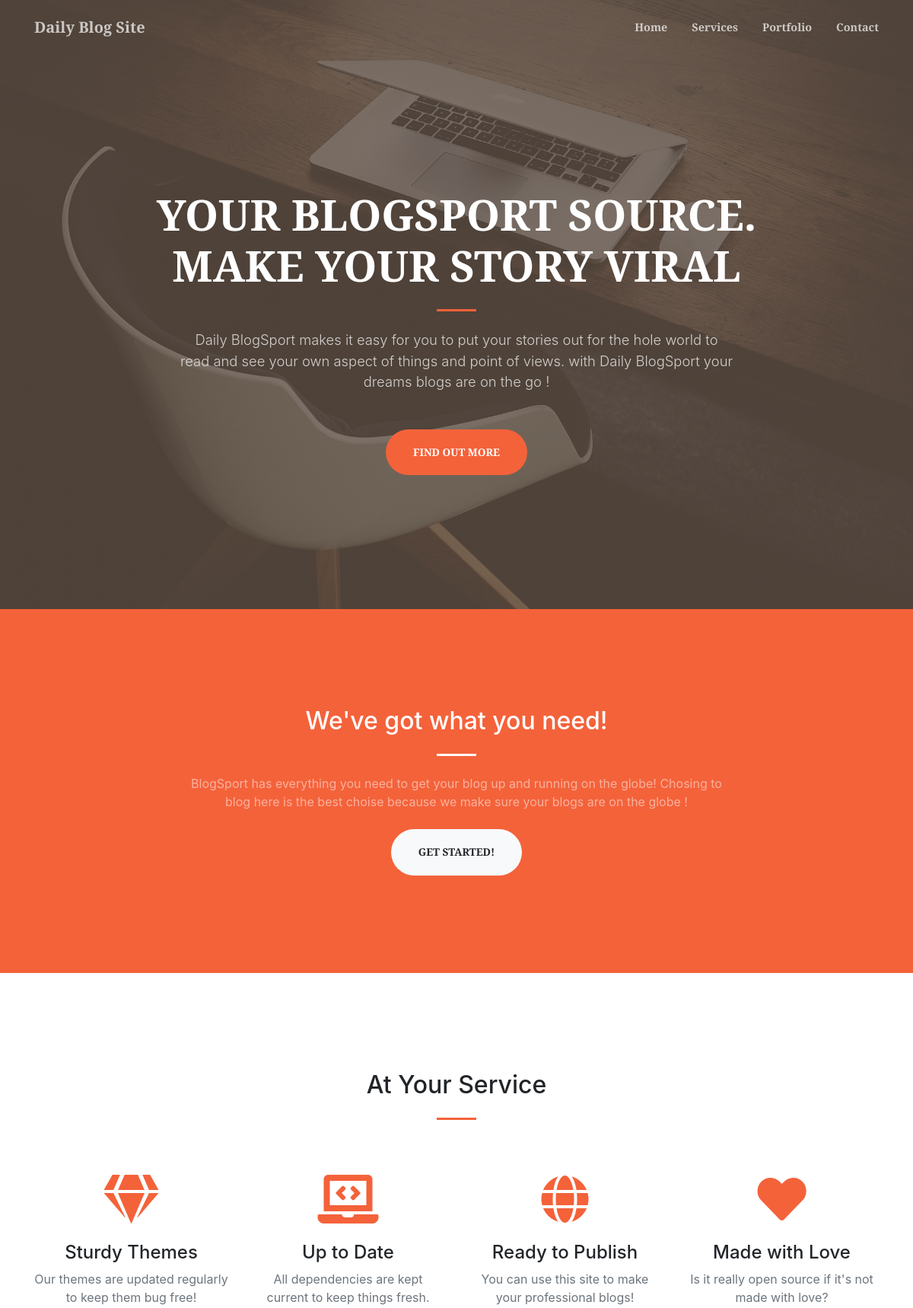
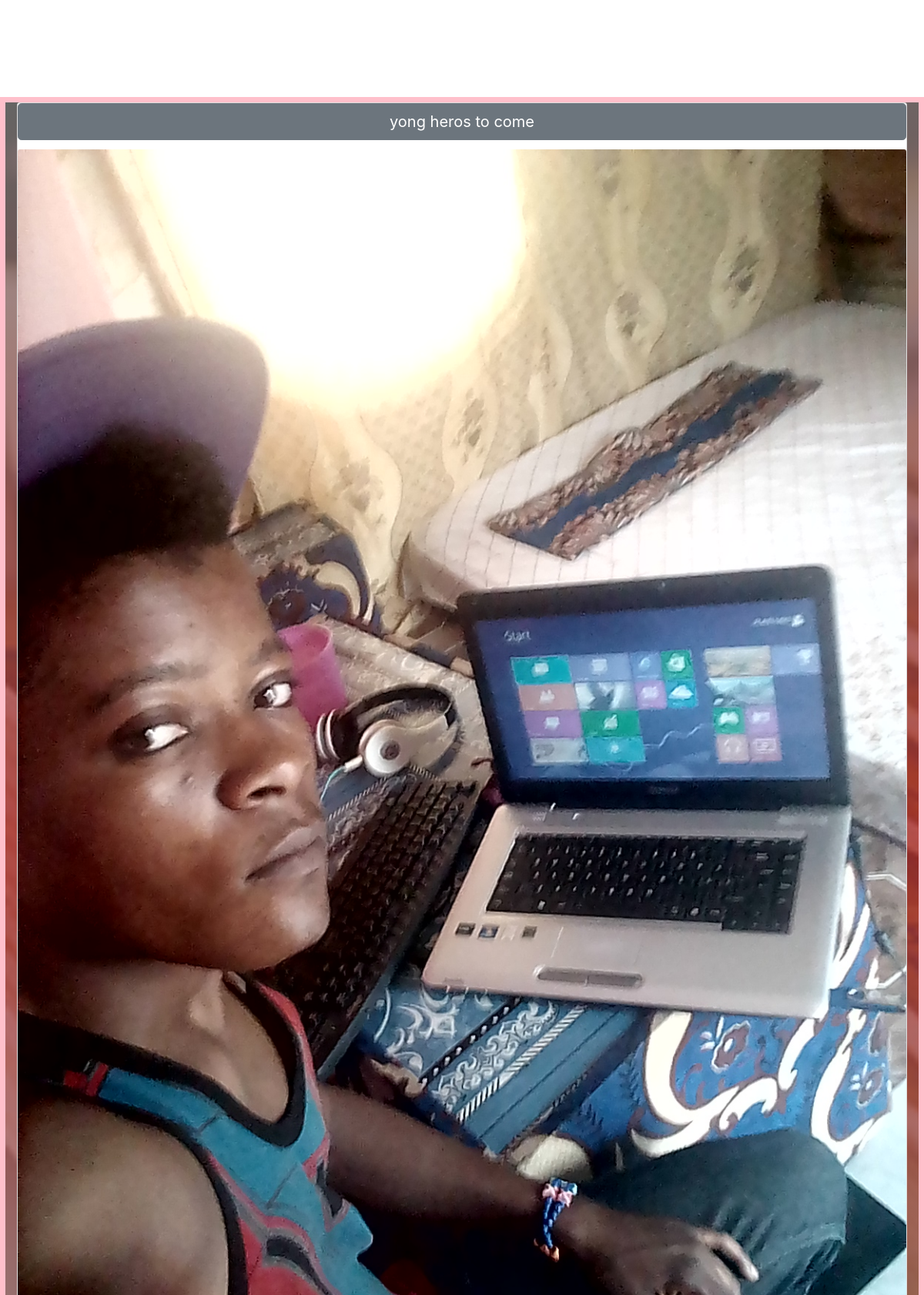
Page /7/ (upper part) on the committed database (2 pictures, top to bottom).
### blog/models.py (models this page shows, shortened)
class Article(models.Model):
    reporter=models.CharField(max_length=100)
    category=models.CharField(max_length=100)
    title=models.CharField(max_length=45)
    headline=models.TextField()
    image=models.ImageField(upload_to='images')
    content=models.TextField()
    date_pub=models.DateTimeField(auto_now_add=True)

### blog/views.py (the view)
# urls.py: path('<int:id>/',views.singles,name='singles'),
def singles(request,id):
    single=Article.objects.get(id=id)
    return render(request,'single.html',{'single':single})

### blog/templates/single.html (shortened to what this page needs)
        {% extends "base.html" %}
{% block content %}
 <div class="card-group">
          <div class="card">
          <h5 class="btn btn-secondary btn-lg card-title">{{single.title}}</h5>
            <img src="{{single.image.url}}" class="card-img-top" alt="{{single.image.url}}">
          </div>
        </div>
{% endblock content %}

### rows in the picture
Article: title "yong heros to come", image (picture)
